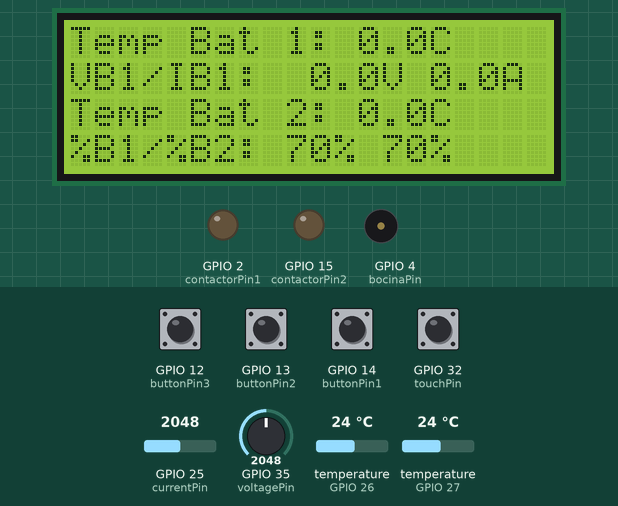
This program was run on a simulated ESP32. Shown: 20×4 character LCD, output pins drawn as LEDs (lit = HIGH), buzzer (waves = sounding, pin HIGH). Inputs (shaded band) come from the test bench; at power-on: GPIO 32 (touchPin) HIGH, GPIO 12 (buttonPin3), GPIO 13 (buttonPin2), GPIO 14 (buttonPin1) LOW, temperature (sensors on GPIO 26, GPIO 27) 24 °C, GPIO 25 (currentPin) = 2048, GPIO 35 (voltagePin) = 2048. What the program prints to the serial monitor is not drawn.

Above: at 1.3 s.
1.4 s: temperature (sensor on GPIO 26) set to 12 °C
At 3.7 s:
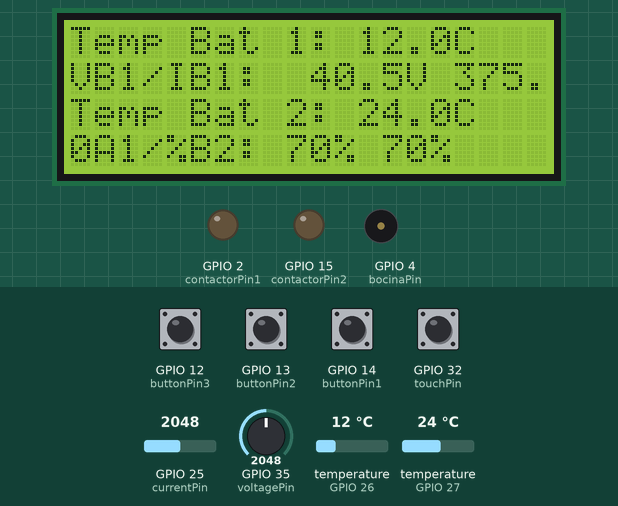
7.1 s: temperature (sensor on GPIO 27) set to 1 °C
At 8.1 s:
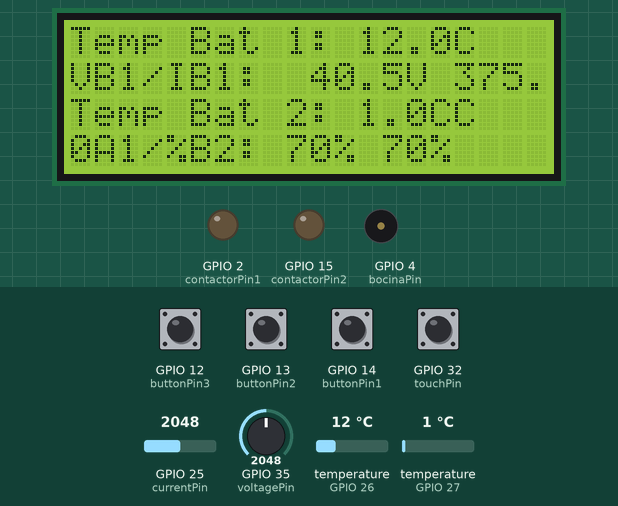
12.8 s: temperature (sensor on GPIO 26) set to 1 °C
At 16.9 s:
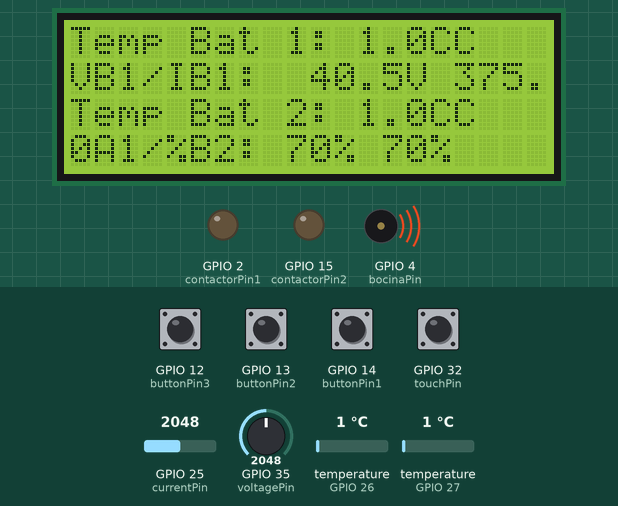
18.5 s: temperature (sensor on GPIO 27) set to 12 °C
At 19.4 s:
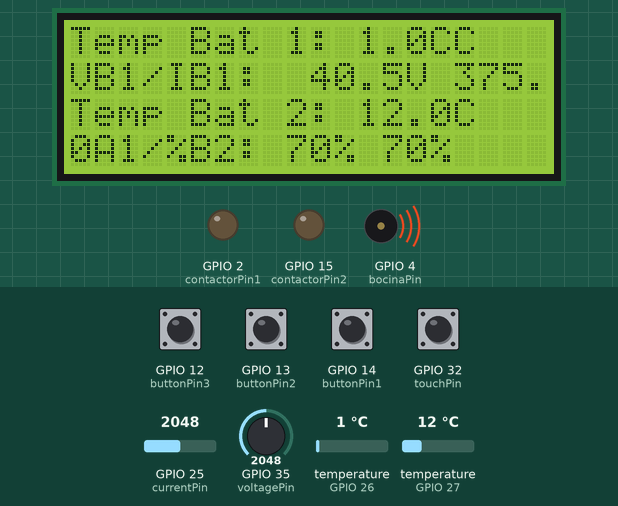
24.2 s: GPIO 25 (currentPin) set to 2866
At 26.8 s:
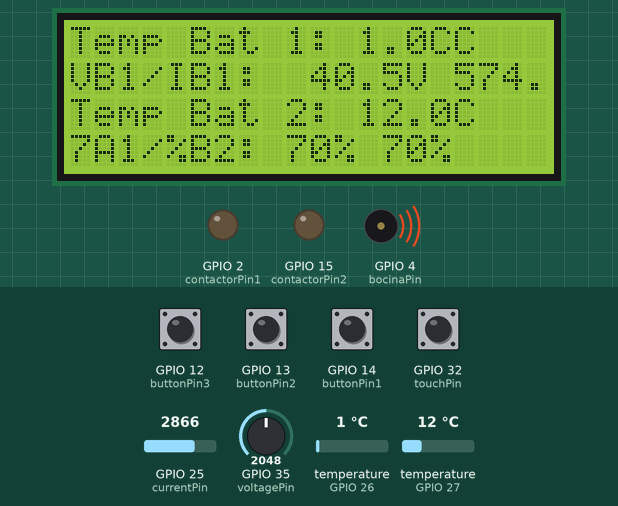
27.2 s: GPIO 35 (voltagePin) set to 2866
At 28.0 s:
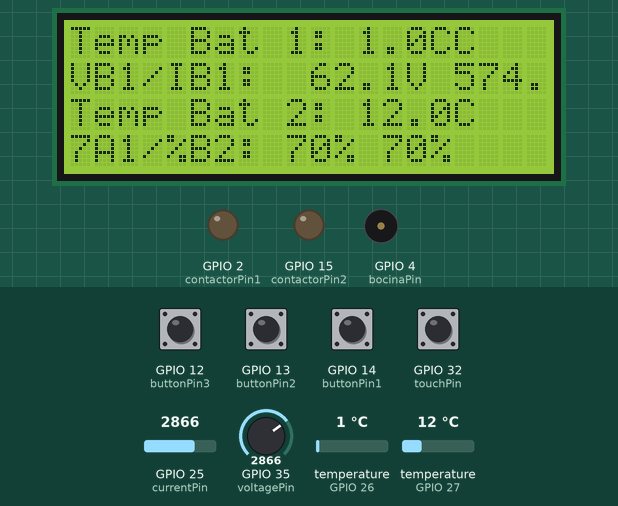
Timing chart, 0 to 29.9 s (numbered marks = the images above; inputs shaded):
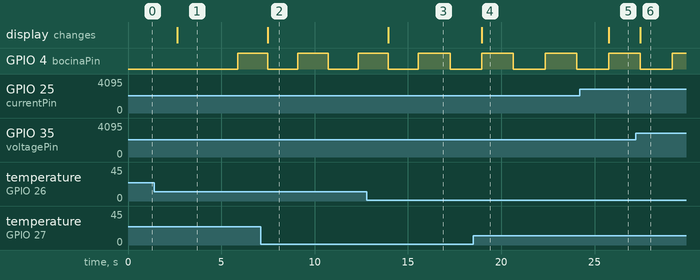

The program:

main.cpp
```cpp
#include <Arduino.h>
#include "CONCIENCIAHandler.h"
#include "CONTROLHandler.h"
#include "DISPLAYHandler.h"
#include "SENSORHandler.h"
#include "TIMERHandler.h"

void setup() {

  Serial.begin(9600); // Iniciar comunicación serial para debug
  setupSensing();
  setupControl();
  setupdisplay();
  setupSensors();
  setupTimer(100000); // Configura el temporizador con 0.1 segundo (100.000 microsegundos)
}

void loop() {
  loopSensing();
  loopSensors();
  loopControl();

  // Actualizar DISPLAY con valores sensados
  updateValues(battery1Temperature, battery1Voltage, battery1Current, battery2Temperature);

  // Aquí podrías agregar cualquier otra funcionalidad que necesites en el bucle principal.
}
```

CONCIENCIAHandler.h
```cpp
#pragma once
#ifndef CONCIENCIAHANDLER_H
#define CONCIENCIAHANDLER_H
#include <Arduino.h>

void setupSensing();
void loopSensing();

extern bool isUnconscious;
extern bool isSensorEnabled;

#endif
```

CONTROLHandler.h
```cpp
#pragma once
#ifndef CONTROLHANDLER_H
#define CONTROLHANDLER_H

#include <Arduino.h>

void setupControl();
void loopControl();
bool debounce(int pin);

#endif
```

DISPLAYHandler.h
```cpp
#pragma once

#ifndef DISPLAYHANDLER_H
#define DISPLAYHANDLER_H

#include <Wire.h>
#include <LiquidCrystal_PCF8574.h>
#include <OneWire.h>
#include <DallasTemperature.h>

// Definición de pines y dirección I2C
extern int lcdAddr;
extern int lcdColumns;
extern int lcdRows;
extern LiquidCrystal_PCF8574 lcd;

// Definición de pines para OneWire
#define ONE_WIRE_BUS1 33
#define ONE_WIRE_BUS2 26

void setupdisplay();
void updateValues(float temp_bateria1, float voltaje_B1, float corriente_B1, float temp_bateria2);

#endif // DISPLAY_H
```

SENSORHandler.h
```cpp
#pragma once

#ifndef SENSORHANDLER_H
#define SENSORHANDLER_H

#include <OneWire.h>
#include <DallasTemperature.h>

void setupSensors();
void loopSensors();

extern float battery1Temperature;
extern float battery2Temperature;
extern float battery1Voltage;
extern float battery1Current;

#endif
```

TIMERHandler.h
```cpp
#pragma once

#ifndef TIMERHANDLER_H
#define TIMERHANDLER_H

#include <Arduino.h>

extern bool timer_fired;
extern unsigned long lastButtonPressTime;

void setupTimer(int frequency);
bool debounce(int pin);

#endif
```

CONCIENCIAHandler.cpp
```cpp
#include "CONCIENCIAHandler.h"
#include "TIMERHandler.h"

// Definición de pines y variables globales
const int touchPin = 32; // El pin que se usará para el sensor táctil
const int bocinaPin = 4; // El pin conectado al relé para la bocina
const int threshold = 20; // Umbral de sensibilidad del sensor táctil
unsigned long timeThresholdMet = 0; // Almacena el momento en que se cumple el umbral
unsigned long lastToggleTime = 0; // La última vez que el estado de la bocina cambió
int stage = 0; // Etapa actual de la alarma
bool bocinaState = LOW; // Estado actual de la bocina (HIGH o LOW)
const int numReadings = 10; // Número de lecturas para la media móvil
int readings[numReadings]; // Array para almacenar las lecturas
int readIndex = 0; // Índice actual para el próximo dato
int total = 0; // Suma total de las lecturas
int average = 0; // Promedio de las lecturas

bool isUnconscious = false;
bool isSensorEnabled = true; // Variable para habilitar o deshabilitar el sensor de conciencia

void setupSensing() {
  pinMode(bocinaPin, OUTPUT); // Configura el pin del relé como salida
  digitalWrite(bocinaPin, LOW); // Asegura que la bocina esté desactivada inicialmente

  // Inicializa todas las lecturas a 0
  for (int i = 0; i < numReadings; i++) {
    readings[i] = 0;
  }

  // Configura el temporizador
  setupTimer(100000); // Configura el temporizador con 0.1 segundo (100.000 microsegundos)
}

void loopSensing() {
  if (!isSensorEnabled) return; // Si el sensor de conciencia está deshabilitado, salir

  if (timer_fired) {
    timer_fired = false; // Restablecer la bandera

    total = total - readings[readIndex];
    readings[readIndex] = touchRead(touchPin);
    total = total + readings[readIndex];
    readIndex = (readIndex + 1) % numReadings;
    average = total / numReadings; // Media móvil

    if (average > threshold) {
      if (timeThresholdMet == 0) { // Comienza a contar si es la primera vez que se detecta el umbral
        timeThresholdMet = millis();
        lastToggleTime = millis();
        stage = 1; // Comienza en la primera etapa
      }

      unsigned long elapsedTime = millis() - timeThresholdMet;

      // Ajusta la etapa de la alarma según el tiempo transcurrido
      if (elapsedTime >= 10000 && stage < 3) {
        stage = 3; // Etapa de alta frecuencia
      } else if (elapsedTime >= 5000 && stage < 2) {
        stage = 2; // Etapa de media frecuencia
      }

      // Parpadeo de la bocina según la etapa
      if (millis() - lastToggleTime >= (stage == 3 ? 250 : (stage == 2 ? 500 : 1000))) {
        bocinaState = !bocinaState;
        digitalWrite(bocinaPin, bocinaState);
        lastToggleTime = millis();
        Serial.println(bocinaState ? "HIGH" : "LOW");
      }

      // Si alcanza la etapa 3, marcar como inconsciente
      if (stage == 3) {
        isUnconscious = true;
      }
    } else {
      if (bocinaState || timeThresholdMet != 0) { // Si la bocina estaba activa o se había cumplido el umbral
        bocinaState = LOW;
        digitalWrite(bocinaPin, LOW);
        timeThresholdMet = 0; // Restablece el temporizador de umbral
        stage = 0; // Restablece la etapa de alarma
        Serial.println("LOW");
      }
      isUnconscious = false;
    }
  }
}
```

CONTROLHandler.cpp
```cpp
#include "CONTROLHandler.h"
#include "CONCIENCIAHandler.h"
#include "SENSORHandler.h"

// Definición de pines y variables globales
const int contactorPin1 = 02; // El pin conectado al relé-contactor para cortar la energía principal
const int contactorPin2 = 15; // El pin conectado al relé-contactor para cortar la energía de paneles solares
const int buttonPin1 = 14; // Pin para el botón que apaga el relé 1
const int buttonPin2 = 13; // Pin para el botón que apaga el relé 2
const int buttonPin3 = 12; // Pin para el botón que desactiva el sensor de conciencia
bool contactorState1 = LOW; // Estado del relé-contactor 1 (HIGH o LOW)
bool contactorState2 = LOW; // Estado del relé-contactor 2 (HIGH o LOW)

void setupControl() {
  pinMode(contactorPin1, OUTPUT); // Configura el pin del relé-contactor 1 como salida
  pinMode(contactorPin2, OUTPUT); // Configura el pin del relé-contactor 2 como salida
  digitalWrite(contactorPin1, LOW); // Estado inicial relé-contactor 1
  digitalWrite(contactorPin2, LOW); // Estado inicial relé-contactor 2

  pinMode(buttonPin1, INPUT_PULLDOWN); // Configura el pin del botón 1 como entrada
  pinMode(buttonPin2, INPUT_PULLDOWN); // Configura el pin del botón 2 como entrada
  pinMode(buttonPin3, INPUT_PULLDOWN); // Configura el pin del botón 3 como entrada
}

void loopControl() {
  // Verificar el estado de los botones
  // Verificar el estado de los botones
  if (digitalRead(buttonPin1) == HIGH) {
    contactorState1 = LOW;
    digitalWrite(contactorPin1, contactorState1);
    Serial.println("Contactor 1 OFF by button");
  }

  if (digitalRead(buttonPin2) == HIGH) {
    contactorState2 = LOW;
    digitalWrite(contactorPin2, contactorState2);
    Serial.println("Contactor 2 OFF by button");
  }

  if (digitalRead(buttonPin3) == HIGH) {
    isSensorEnabled = !isSensorEnabled; // Alternar el estado del sensor de conciencia
    Serial.print("Sensor de conciencia ");
    Serial.println(isSensorEnabled ? "enabled" : "disabled");
  }

  if (isUnconscious && isSensorEnabled) {
    if (!contactorState1) {
      contactorState1 = LOW;
      digitalWrite(contactorPin1, contactorState1);
      Serial.println("Contactor 1 OFF due to unconsciousness");
    }
    if (!contactorState2) {
      contactorState2 = LOW;
      digitalWrite(contactorPin2, contactorState2);
      Serial.println("Contactor 2 OFF due to unconsciousness");
    }
  } else {
    if (contactorState1) {
      contactorState1 = LOW;
      digitalWrite(contactorPin1, LOW);
      Serial.println("Contactor 1 OFF");
    }
    if (contactorState2) {
      contactorState2 = LOW;
      digitalWrite(contactorPin2, LOW);
      Serial.println("Contactor 2 OFF");
    }
  }

  if (battery1Temperature >= 53) {
    contactorState2 = LOW;
    digitalWrite(contactorPin2, contactorState2);
    Serial.println("Contactor 2 OFF due to temperature");
  }
}

bool debounce(int pin) {
  static unsigned long lastDebounceTime = 0;
  static bool lastButtonState = HIGH;
  bool reading = digitalRead(pin);

  if (reading != lastButtonState) {
    lastDebounceTime = millis();
  }

  if ((millis() - lastDebounceTime) > 50) {
    if (reading == LOW) {
      lastButtonState = reading;
      return true;
    }
  }

  lastButtonState = reading;
  return false;
}
```

DISPLAYHandler.cpp
```cpp
#include "DISPLAYHandler.h"

// Configuración de la dirección del módulo I2C y tamaño de la pantalla LCD
int lcdAddr = 0x27;
int lcdColumns = 20;
int lcdRows = 4;

// Inicialización de la pantalla LCD
LiquidCrystal_PCF8574 lcd(lcdAddr);

void setupdisplay() {
  Wire.begin(); // Inicializar la comunicación I2C
  lcd.begin(lcdColumns, lcdRows); // Conectar con la pantalla LCD
  lcd.setBacklight(255); // Encender la retroiluminación

  lcd.clear();
  lcd.setCursor(0, 0); lcd.print("Temp Bat 1:");
  lcd.setCursor(0, 1); lcd.print("VB1/IB1:");
  lcd.setCursor(0, 2); lcd.print("Temp Bat 2:");
  lcd.setCursor(0, 3); lcd.print("%B1/%B2:");
}


void updateValues(float temp_bateria1, float voltaje_B1, float corriente_B1, float temp_bateria2) {
  lcd.setCursor(12, 0);
  lcd.print(String(temp_bateria1, 1) + "C");
  lcd.setCursor(10, 1);
  lcd.print(String(voltaje_B1, 1) + "V " + String(corriente_B1, 1) + "A");
  lcd.setCursor(12, 2);
  lcd.print(String(temp_bateria2, 1) + "C");
  lcd.setCursor(9, 3);
  lcd.print(String(70, 1) + "% " + String(70, 1) + "%");
}
```

SENSORHandler.cpp
```cpp
#include "SENSORHandler.h"
#include <Arduino.h>
// Definición de pines y variables globales
const int oneWireBus1 = 26;  // El pin donde está conectado el primer sensor DS18B20
const int oneWireBus2 = 27;  // El pin donde está conectado el segundo sensor DS18B20
const int voltagePin = 35;  // Pin analógico para medir el voltaje de la batería 1 (ACS712T)
const int currentPin = 25;  // Pin analógico para medir la corriente de la batería 1 (L01Z200S05)

// Definiciones específicas para los sensores
const float ACS712T_VCC = 5.0;        // Voltaje de alimentación del ACS712T
const float ACS712T_OFFSET = ACS712T_VCC / 2; // Offset del ACS712T sin corriente
const float ACS712T_SENSITIVITY = 0.185;  // Sensibilidad del ACS712T (V/A) para 5A

const float HALL_VCC = 5.0;          // Voltaje de alimentación del sensor Hall
const float HALL_OFFSET = HALL_VCC / 2; // Offset del sensor Hall sin corriente
const float HALL_SENSITIVITY = 0.02;  // Sensibilidad del L01Z200S05 (V/A) para 200A

OneWire oneWire1(oneWireBus1);
OneWire oneWire2(oneWireBus2);

DallasTemperature sensors1(&oneWire1);
DallasTemperature sensors2(&oneWire2);

float battery1Temperature = 0.0;
float battery2Temperature = 0.0;
float battery1Voltage = 0.0;
float battery1Current = 0.0;

unsigned long lastUpdateTime = 0;
const unsigned long updateInterval = 1000; // Intervalo de actualización de 1 segundo

void setupSensors() {
  sensors1.begin();
  sensors2.begin();
  pinMode(voltagePin, INPUT);
  pinMode(currentPin, INPUT);
}

void loopSensors() {
  unsigned long currentTime = millis();
  if (currentTime - lastUpdateTime >= updateInterval) {
    lastUpdateTime = currentTime;
    bool contactorState2 = LOW;
    // Leer temperaturas
    sensors1.requestTemperatures();
    sensors2.requestTemperatures();

    battery1Temperature = sensors1.getTempCByIndex(0);
    battery2Temperature = sensors2.getTempCByIndex(0);

    Serial.print("Battery 1 Temperature: ");
    Serial.print(battery1Temperature);
    Serial.println(" C");

    Serial.print("Battery 2 Temperature: ");
    Serial.print(battery2Temperature);
    Serial.println(" C");

    // Leer voltaje (ACS712T)
    int rawVoltage = analogRead(voltagePin);
    float voltage = (rawVoltage / 1024.0) * ACS712T_VCC;
    battery1Voltage = (voltage - ACS712T_OFFSET) / ACS712T_SENSITIVITY;

    Serial.print("Battery 1 Voltage: ");
    Serial.print(battery1Voltage);
    Serial.println(" V");

    // Leer corriente (L01Z200S05)
    int rawCurrent = analogRead(currentPin);
    float current = (rawCurrent / 1024.0) * HALL_VCC;
    battery1Current = (current - HALL_OFFSET) / HALL_SENSITIVITY;

    Serial.print("Battery 1 Current: ");
    Serial.print(battery1Current);
    Serial.println(" A");
  }
}
```

TIMERHandler.cpp
```cpp
#include "TIMERHandler.h"

// Inicialización de la variable del temporizador y la bandera de disparo del temporizador
hw_timer_t* my_timer = nullptr;
bool timer_fired = false;

// Definición de la función del ISR
void IRAM_ATTR onTimer() {
    timer_fired = true;     // No usar Serial.print() en una ISR o cualquier función intensiva en recursos
}

// Configuración del temporizador
void setupTimer(int frequency) {
    my_timer = timerBegin(1, 800, true); // Suponiendo un reloj de 80MHz
    timerAttachInterrupt(my_timer, &onTimer, true);
    timerAlarmWrite(my_timer, frequency, true);
    timerAlarmEnable(my_timer);
}
```

Measured:
- after the input at 1.4 s, the display: changes after 1.2 s (image 1)
- after the input at 7.1 s, the display: changes after 0.39 s (image 2)
- after the input at 12.8 s, the display: changes after 1.1 s (image 3)
- after the input at 18.5 s, the display: changes after 0.46 s (image 4)
- after the input at 24.2 s, the display: changes after 1.6 s (image 5)
- after the input at 27.2 s, the display: changes after 0.25 s (image 6)
- by itself, GPIO 4 (bocinaPin): alternates HIGH for 1.7 s and LOW for 1.7 s
